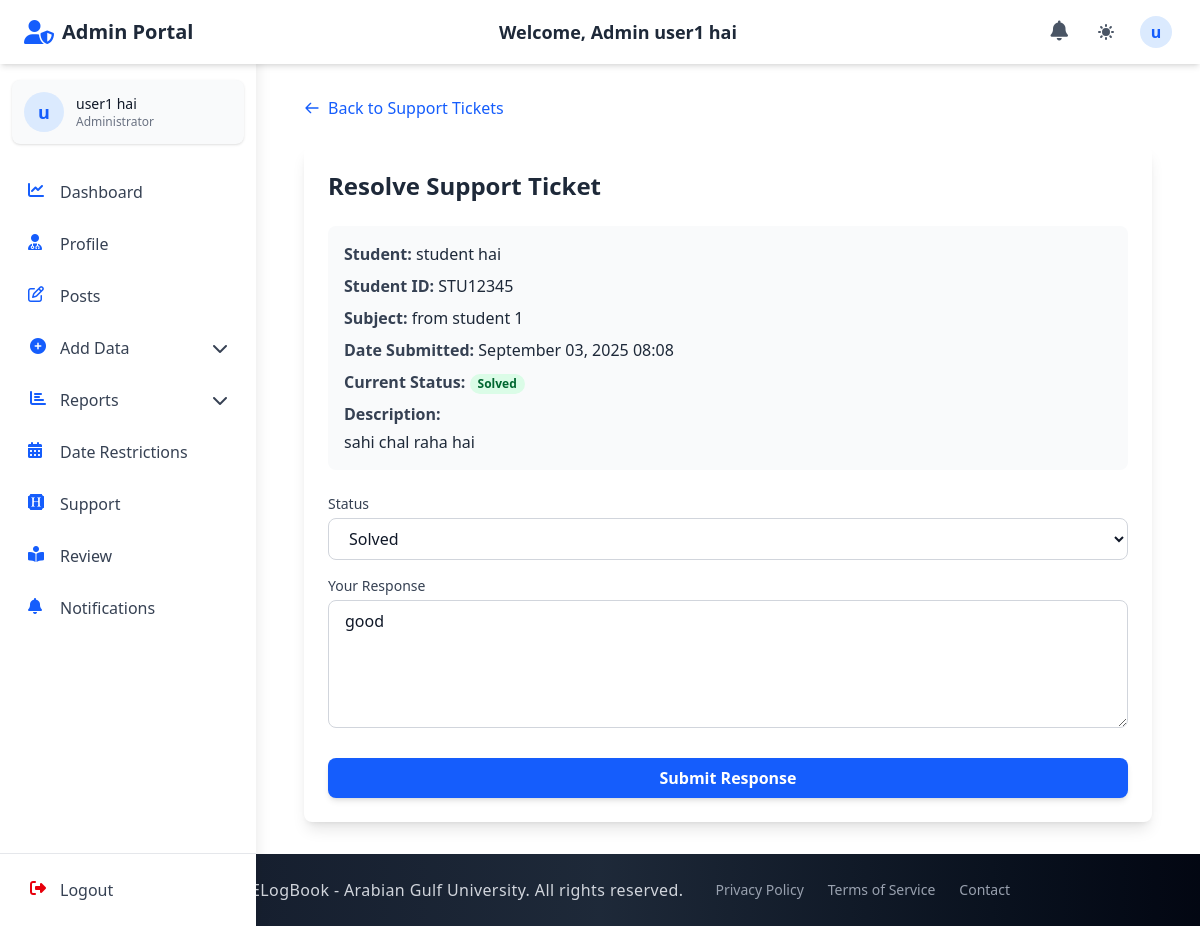
The page /admin_section/resolve_ticket/1/?type=student (signed in) on the database its author committed.
### accounts/models.py (models this page shows, shortened)
class CustomUser(AbstractUser):
    email = models.EmailField(unique=True)
    first_name = models.CharField(max_length=150, blank=True)
    last_name = models.CharField(max_length=150, blank=True)
    profile_photo = models.ImageField(
        upload_to="profiles/", blank=True, null=True, default="profiles/default.jpg"
    )
    city = models.CharField(max_length=100, blank=True)
    country = models.CharField(max_length=100, blank=True)
    phone_no = models.CharField(max_length=20, blank=True)
    bio = models.TextField(blank=True)
    speciality = models.CharField(max_length=100, blank=True)
    ROLE_CHOICES = (
        ("student", "Student"),
        ("doctor", "Doctor"),
        ("staff", "Staff"),
        ("admin", "Admin"),
    )
    ROLE_CHOICES = (
        ("defaultuser", "Default User"),
        ("student", "Student"),
        ("doctor", "Doctor"),
        ("staff", "Staff"),
        ("admin", "Admin"),
        ("pending", "Pending"),
    )
    role = models.CharField(max_length=15, choices=ROLE_CHOICES, default="defaultuser")
    groups = models.ManyToManyField(
        "auth.Group", related_name="customuser_groups", blank=True
    )
    user_permissions = models.ManyToManyField(
        "auth.Permission", related_name="customuser_permissions", blank=True
    )
    USERNAME_FIELD = "email"
    REQUIRED_FIELDS = ["username"]

class Student(models.Model):
    user = models.OneToOneField(
        CustomUser, on_delete=models.CASCADE, related_name="student"
    )
    student_id = models.CharField(max_length=30, unique=True)
    group = models.ForeignKey(
        "admin_section.Group",
        on_delete=models.SET_NULL,
        null=True,
        blank=True,
        related_name="students",
    )

### student_section/models.py (models this page shows, shortened)
class SupportTicket(models.Model):
    student = models.ForeignKey(Student, on_delete=models.CASCADE, related_name='support_tickets')
    subject = models.CharField(max_length=100)
    description = models.TextField()
    date_created = models.DateTimeField(auto_now_add=True)
    STATUS_CHOICES = [
        ('pending', 'Pending'),
        ('solved', 'Solved')
    ]
    status = models.CharField(max_length=20, choices=STATUS_CHOICES, default='pending')
    admin_comments = models.TextField(blank=True)
    resolved_date = models.DateTimeField(null=True, blank=True)
    class Meta:
        ordering = ['-date_created']
        verbose_name = "Support Ticket"
        verbose_name_plural = "Support Tickets"

### admin_section/views.py (the view)
@login_required
def resolve_ticket(request, ticket_id):
    ticket_type = request.GET.get('type', 'student')
    if ticket_type == 'doctor':
        ticket = get_object_or_404(DoctorSupportTicket, id=ticket_id)
        form_class = AdminDoctorResponseForm
    else:  # default to student ticket
        ticket = get_object_or_404(SupportTicket, id=ticket_id)
        form_class = AdminResponseForm
    if request.method == 'POST':
        form = form_class(request.POST, instance=ticket)
        if form.is_valid():
            ticket = form.save(commit=False)
            if ticket.status == 'solved':
                ticket.resolved_date = timezone.now()
            ticket.save()
            messages.success(request, f"Ticket '{ticket.subject}' has been updated successfully.")
            return redirect(f"/admin_section/admin_support/?type={ticket_type}")
    else:
        form = form_class(instance=ticket)
    context = {
        'form': form,
        'ticket': ticket,
        'ticket_type': ticket_type,
    }
    return render(request, 'admin_section/resolve_ticket.html', context)

### student_section/forms.py
class AdminResponseForm(forms.ModelForm):
    class Meta:
        model = SupportTicket
        fields = ['status', 'admin_comments']
        widgets = {
            'status': forms.Select(
                attrs={
                    'class': 'w-full px-4 py-2 rounded-lg border border-gray-300 focus:outline-none focus:ring-2 focus:ring-blue-500 dark:bg-gray-700 dark:border-gray-600 dark:text-white',
                }
            ),
            'admin_comments': forms.Textarea(
                attrs={
                    'class': 'w-full px-4 py-2 rounded-lg border border-gray-300 focus:outline-none focus:ring-2 focus:ring-blue-500 dark:bg-gray-700 dark:border-gray-600 dark:text-white h-32',
                    'placeholder': 'Enter your response to the student',
                }
            ),
        }

### admin_section/context_processors.py (called while the page is built)
def admin_notification_count(request):
    try:
        user = getattr(request, 'user', None)
        if not user:
            return {'admin_unread_notifications_count': 0}
        if getattr(user, 'is_authenticated', False) and getattr(user, 'role', None) == 'admin':
            admin_unread_notifications_count = AdminNotification.objects.filter(recipient=user, is_read=False).count()
            return {'admin_unread_notifications_count': admin_unread_notifications_count}
    except Exception:
        pass
    return {'admin_unread_notifications_count': 0}

### doctor_section/context_processors.py (called while the page is built)
def notification_count(request):
    try:
        user = getattr(request, 'user', None)
        if not user:
            return {'unread_notifications_count': 0}
        if getattr(user, 'is_authenticated', False) and hasattr(user, 'doctor_profile'):
            doctor = user.doctor_profile
            unread_notifications_count = Notification.objects.filter(
                recipient=doctor, is_read=False
            ).count()
            return {'unread_notifications_count': unread_notifications_count}
    except Exception:
        pass
    return {'unread_notifications_count': 0}

### admin_section/templates/admin_section/resolve_ticket.html (shortened to what this page needs)
{% extends 'base.html' %}
{% block navbar %}
{% include 'components/admin_auth_navbar.html' %}
{% endblock %}
{% block content %}
  <div class="container mx-auto px-4 py-8">
    <div class="mb-6">
      <a href="{% url 'admin_section:admin_support' %}?type={{ ticket_type }}" class="inline-flex items-center text-blue-600 hover:text-blue-800 dark:text-blue-400 dark:hover:text-blue-300">
        <svg class="w-4 h-4 mr-2" fill="none" stroke="currentColor" viewBox="0 0 24 24" xmlns="http://www.w3.org/2000/svg">
          <path stroke-linecap="round" stroke-linejoin="round" stroke-width="2" d="M10 19l-7-7m0 0l7-7m-7 7h18"></path>
        </svg>
        Back to Support Tickets
      </a>
    </div>
    <div class="bg-white dark:bg-gray-800 rounded-lg shadow-lg p-6">
      <h2 class="text-2xl font-bold mb-6 text-gray-800 dark:text-white">Resolve Support Ticket</h2>
      <div class="mb-6 p-4 bg-gray-50 dark:bg-gray-700 rounded-lg">
        <div class="mb-2">
          <span class="font-semibold text-gray-700 dark:text-gray-300">{% if ticket_type == 'student' %}Student{% else %}Doctor{% endif %}:</span>
          <span class="text-gray-800 dark:text-white">
            {% if ticket_type == 'student' %}
              {{ ticket.student.user.get_full_name }}
            {% else %}
              Dr. {{ ticket.doctor.user.get_full_name }}
            {% endif %}
          </span>
        </div>
        {% if ticket_type == 'student' %}
        <div class="mb-2">
          <span class="font-semibold text-gray-700 dark:text-gray-300">Student ID:</span>
          <span class="text-gray-800 dark:text-white">{{ ticket.student.student_id }}</span>
        </div>
        {% endif %}
        <div class="mb-2">
          <span class="font-semibold text-gray-700 dark:text-gray-300">Subject:</span>
          <span class="text-gray-800 dark:text-white">{{ ticket.subject }}</span>
        </div>
        <div class="mb-2">
          <span class="font-semibold text-gray-700 dark:text-gray-300">Date Submitted:</span>
          <span class="text-gray-800 dark:text-white">{{ ticket.date_created|date:"F d, Y H:i" }}</span>
        </div>
        <div class="mb-2">
          <span class="font-semibold text-gray-700 dark:text-gray-300">Current Status:</span>
          <span class="px-2 inline-flex text-xs leading-5 font-semibold rounded-full {% if ticket.status == 'solved' %}bg-green-100 text-green-800 dark:bg-green-800 dark:text-green-100{% else %}bg-yellow-100 text-yellow-800 dark:bg-yellow-800 dark:text-yellow-100{% endif %}">
            {{ ticket.status|title }}
          </span>
        </div>
        <div>
          <span class="font-semibold text-gray-700 dark:text-gray-300">Description:</span>
          <p class="mt-1 text-gray-800 dark:text-white">{{ ticket.description }}</p>
        </div>
      </div>
      <form method="post" class="space-y-4">
        <div>
          <label for="id_status" class="block text-sm font-medium text-gray-700 dark:text-gray-300 mb-1">Status</label>
          {{ form.status }}
        </div>
        <div>
          <label for="id_admin_comments" class="block text-sm font-medium text-gray-700 dark:text-gray-300 mb-1">Your Response</label>
          {{ form.admin_comments }}
        </div>
        <div class="pt-2">
          <button type="submit" class="w-full py-2 px-4 bg-blue-600 hover:bg-blue-700 text-white font-semibold rounded-lg shadow-md focus:outline-none focus:ring-2 focus:ring-blue-500 focus:ring-opacity-75 transition-colors duration-200">
            Submit Response
          </button>
        </div>
      </form>
    </div>
  </div>
{% endblock %}

### templates/components/auth_navbar_base.html (shortened to what this page needs)
<header class="bg-white dark:bg-gray-800 shadow-md fixed top-0 left-0 right-0 z-40 h-16 transition-all duration-300">
  <div class="flex items-center justify-between h-full px-4 md:px-6 max-w-7xl mx-auto">
    <div class="flex items-center space-x-3">
      <a href="{% block home_url %}{% endblock %}" class="flex items-center">
        <i class="{% block header_icon %}fas fa-book-medical{% endblock %} text-blue-600 dark:text-blue-400 text-2xl mr-2"></i>
        <span class="font-bold text-xl text-gray-800 dark:text-white hidden sm:inline">{% block portal_name %}ElogBook Portal{% endblock %}</span>
      </a>
    </div>
    <div class="hidden md:block text-center">
      <h1 class="text-lg font-semibold text-gray-800 dark:text-white">
        Welcome, {% block user_title %}{% endblock %} {{ request.session.first_name }} {{ request.session.last_name }}
      </h1>
    </div>
    <div class="flex items-center space-x-3">
      <div class="relative">
        <a href="{% block notifications_url %}#{% endblock %}" class="p-2 text-gray-600 dark:text-gray-300 hover:bg-gray-100 dark:hover:bg-gray-700 rounded-full transition-colors duration-200" aria-label="Notifications">
          <i class="fas fa-bell text-xl"></i>
        </a>
      </div>
      <button id="theme-toggle" aria-label="Toggle dark mode" class="p-2 text-gray-600 dark:text-gray-300 hover:bg-gray-100 dark:hover:bg-gray-700 rounded-full transition-colors duration-200 focus:outline-none focus:ring-2 focus:ring-blue-500">
      </button>
      <div class="relative" x-data="{open: false}">
        <button @click="open = !open" id="user-menu-button" class="flex items-center text-gray-600 dark:text-gray-300 hover:bg-gray-100 dark:hover:bg-gray-700 rounded-full p-1 focus:outline-none focus:ring-2 focus:ring-blue-500">
          <div class="h-8 w-8 rounded-full bg-blue-100 dark:bg-blue-900 flex items-center justify-center text-blue-600 dark:text-blue-300 font-semibold">
            {{ request.session.first_name|slice:"0:1" }}
          </div>
        </button>
      </div>
    </div>
  </div>
</header>
<aside id="sidebar" class="fixed inset-y-0 left-0 z-30 w-64 pt-16 bg-white dark:bg-gray-800 shadow-lg transform -translate-x-full transition-transform duration-300 ease-in-out md:translate-x-0 overflow-hidden">
  <div class="h-full flex flex-col">
    <div class="flex-1 px-3 py-4 overflow-y-auto">
      <div class="flex items-center p-3 mb-6 rounded-lg bg-gray-50 dark:bg-gray-700 shadow-sm">
        <div class="flex-shrink-0">
          <div class="h-10 w-10 rounded-full bg-blue-100 dark:bg-blue-900 flex items-center justify-center text-blue-600 dark:text-blue-300 font-semibold text-lg">
            {{ request.session.first_name|slice:"0:1" }}
          </div>
        </div>
        <div class="ml-3 overflow-hidden">
        <p class="text-sm font-medium text-gray-900 dark:text-white truncate">{{ request.session.first_name }} {{ request.session.last_name }}</p>
        <p class="text-xs text-gray-500 dark:text-gray-400 truncate">{% block user_role %}User{% endblock %}</p>
      </div>
    </div>
      <nav class="space-y-1">
        {% block sidebar_menu %}{% endblock %}
      </nav>
    </div>
    <div class="px-3 py-3 border-t border-gray-200 dark:border-gray-700">
      <form method="POST" action="{% block logout_url_bottom %}#{% endblock %}" class="w-full">
        <button type="submit" class="flex w-full items-center px-4 py-3 text-gray-700 dark:text-gray-300 rounded-lg hover:bg-gray-100 dark:hover:bg-gray-700 group transition-colors duration-200">
          <i class="fas fa-sign-out-alt w-5 h-5 text-red-600 dark:text-red-400"></i>
          <span class="ml-3 font-medium">Logout</span>
        </button>
      </form>
    </div>
  </div>
</aside>
<div id="content-wrapper" class="pt-16 md:pl-64 min-h-screen transition-all duration-300">
</div>

### templates/components/auth_navbar_base.html (style rules this page uses)
@media (min-width: 768px) { #content-wrapper { padding-left: 16rem; } }
#sidebar { box-shadow: 0 0 15px rgba(0, 0, 0, 0.1); }

### rows shown on the page
CustomUser: session.first_name "user1", session.last_name "hai", session.first_name "u"
SupportTicket: student.user.get_full_name "student hai", student.student_id "STU12345", subject "from student 1", date_created "September 03, 2025 08:08", status "Solved", description "sahi chal raha hai", admin_comments "good"
